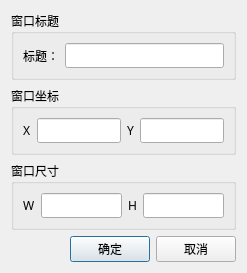
<?xml version="1.0" encoding="UTF-8"?>
<ui version="4.0">
 <class>BCSettingSignalWindowPropertyDlg</class>
 <widget class="QDialog" name="BCSettingSignalWindowPropertyDlg">
  <property name="geometry">
   <rect>
    <x>0</x>
    <y>0</y>
    <width>247</width>
    <height>241</height>
   </rect>
  </property>
  <property name="windowTitle">
   <string>Dialog</string>
  </property>
  <layout class="QGridLayout" name="gridLayout">
   <item row="0" column="0" colspan="3">
    <widget class="QGroupBox" name="groupBox">
     <property name="font">
      <font>
       <family>微软雅黑</family>
      </font>
     </property>
     <property name="title">
      <string>窗口标题</string>
     </property>
     <layout class="QHBoxLayout" name="horizontalLayout_3">
      <item>
       <widget class="QLabel" name="label">
        <property name="text">
         <string>标题：</string>
        </property>
       </widget>
      </item>
      <item>
       <widget class="QLineEdit" name="m_pTitleLineEdit"/>
      </item>
     </layout>
    </widget>
   </item>
   <item row="1" column="0" colspan="3">
    <widget class="QGroupBox" name="groupBox_2">
     <property name="font">
      <font>
       <family>微软雅黑</family>
      </font>
     </property>
     <property name="title">
      <string>窗口坐标</string>
     </property>
     <layout class="QHBoxLayout" name="horizontalLayout_2">
      <item>
       <widget class="QLabel" name="label_2">
        <property name="text">
         <string>X</string>
        </property>
       </widget>
      </item>
      <item>
       <widget class="QLineEdit" name="m_pPoxXLineEdit"/>
      </item>
      <item>
       <widget class="QLabel" name="label_3">
        <property name="text">
         <string>Y</string>
        </property>
       </widget>
      </item>
      <item>
       <widget class="QLineEdit" name="m_pPoxYLineEdit"/>
      </item>
     </layout>
    </widget>
   </item>
   <item row="2" column="0" colspan="3">
    <widget class="QGroupBox" name="groupBox_3">
     <property name="font">
      <font>
       <family>微软雅黑</family>
      </font>
     </property>
     <property name="title">
      <string>窗口尺寸</string>
     </property>
     <layout class="QHBoxLayout" name="horizontalLayout">
      <item>
       <widget class="QLabel" name="label_4">
        <property name="text">
         <string>W</string>
        </property>
       </widget>
      </item>
      <item>
       <widget class="QLineEdit" name="m_pWidthLineEdit"/>
      </item>
      <item>
       <widget class="QLabel" name="label_5">
        <property name="text">
         <string>H</string>
        </property>
       </widget>
      </item>
      <item>
       <widget class="QLineEdit" name="m_pHeightLineEdit"/>
      </item>
     </layout>
    </widget>
   </item>
   <item row="3" column="0">
    <spacer name="horizontalSpacer">
     <property name="orientation">
      <enum>Qt::Horizontal</enum>
     </property>
     <property name="sizeHint" stdset="0">
      <size>
       <width>64</width>
       <height>20</height>
      </size>
     </property>
    </spacer>
   </item>
   <item row="3" column="1">
    <widget class="QPushButton" name="m_pOkBtn">
     <property name="font">
      <font>
       <family>微软雅黑</family>
      </font>
     </property>
     <property name="text">
      <string>确定</string>
     </property>
    </widget>
   </item>
   <item row="3" column="2">
    <widget class="QPushButton" name="m_pCancelBtn">
     <property name="font">
      <font>
       <family>微软雅黑</family>
      </font>
     </property>
     <property name="text">
      <string>取消</string>
     </property>
    </widget>
   </item>
  </layout>
 </widget>
 <resources/>
 <connections/>
</ui>
